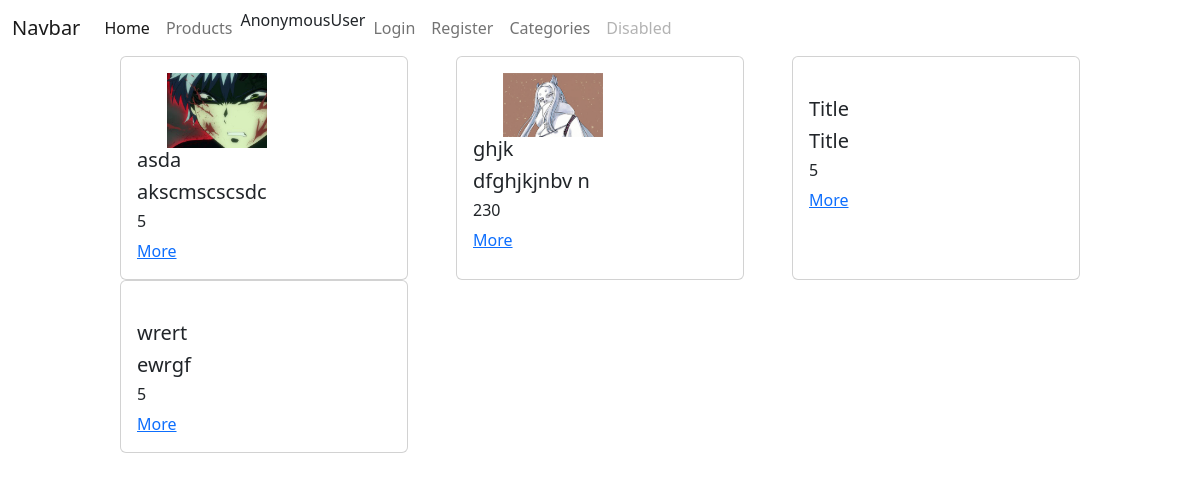
Screenshot of /products/ with the database file from the repository.
### products/models.py (models this page shows)
class Product(models.Model):
    author = models.ForeignKey(User, on_delete=models.CASCADE, null=True)
    image = models.ImageField(null=True, blank=True)
    title = models.CharField(max_length=50)
    description = models.TextField()
    price = models.IntegerField()
    post_date = models.DateTimeField(auto_now_add=True)

### products/views.py (the view)
# urls.py: path('products/', product_view),
def product_view(request):
    if request.method == 'GET':
        products = Product.objects.all()
        context = {
            'products': products
        }
        return render(request, 'products/products.html', context=context)

### templates/products/products.html (shortened to what this page needs)
{% extends 'layouts/index.html' %}
{% load static %}
{% block head %}
    <link rel="stylesheet" href="{% static 'products.css' %}">
{% endblock %}
{% block content %}
    <div class="products">
        {% for product in products %}
            <div class="card" style="width: 18rem;">
                <div class="card-body">
                    {% if product.image %}
                        <img class="product_img" src="/media/{{ product.image }}/" alt="">
                    {% else %}
                        <img class="product_img" srs="https://www.pacificfoodmachinery.com.au/media/catalog/product/placeholder/default/no-product-image-400x400.png" alt="">
                    {% endif %}
                    <h5 class="card-title">{{ product.title }}</h5>
                    <h5 class="card-title">{{ product.description }}</h5>
                    <h6 class="card-title">{{ product.price }}</h6>
                    <a href="/products/{{ product.id }}" class="card-link">More</a>
                </div>
            </div>
        {% endfor %}
    </div>
{% endblock %}

### static/products.css (style rules this page uses)
.products { width: 80%; margin-left: 10%; display: flex; justify-content: space-between; flex-wrap: wrap; }
.product_img { width: 100px; margin-left: 30px; }

### rows the page displays
Product: image (picture), title "asda", description "akscmscscsdc", price "5"
Product: image (picture), title "ghjk", description "dfghjkjnbv n", price "230"
Product: title "Title", description "Title", price "5"
Product: title "wrert", description "ewrgf", price "5"

### other values shown
{{ user }} "AnonymousUser"
